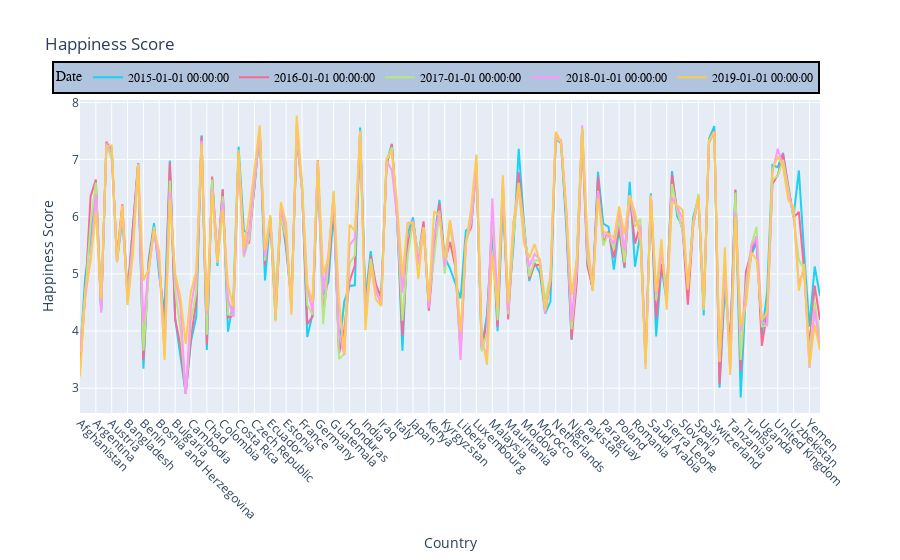

Source (notebook cell):
### Markdown cell above
### Build plots

### Code cell
fig = px.line(df_all, 
        title='Happiness Score',
        x='Country', 
        y='Happiness Score',
        color='Date')
fig.update_xaxes(tickangle=45)
fig.update_layout(
    legend=dict(
        orientation="h",
        yanchor="bottom",
        xanchor="right",
        y = 1.02,
        x = 1,
        title_font_family="Times New Roman",
        font=dict(
            family="Courier",
            size=12,
            color="black"
        ),
        bgcolor="LightSteelBlue",
        bordercolor="Black",
        borderwidth=2
    )
)

### Figure 1 — Plotly figure (JSON) as saved in the notebook; plotly's stock layout.template omitted (floating-point values rounded to 4 significant figures; data arrays with more than 128 entries replaced by an {"elided": "..."} marker saying what was removed)
{"data": [{"hovertemplate": "Date=2015-01-01 00:00:00<br>Country=%{x}<br>Happiness Score=%{y}<extra></extra>", "legendgroup": "2015-01-01 00:00:00", "line": {"color": "#19d3f3", "dash": "solid"}, "mode": "lines", "name": "2015-01-01 00:00:00", "orientation": "v", "showlegend": true, "type": "scatter", "x": {"elided": "141 str values"}, "xaxis": "x", "y": {"elided": "141 float values"}, "yaxis": "y"}, {"hovertemplate": "Date=2016-01-01 00:00:00<br>Country=%{x}<br>Happiness Score=%{y}<extra></extra>", "legendgroup": "2016-01-01 00:00:00", "line": {"color": "#FF6692", "dash": "solid"}, "mode": "lines", "name": "2016-01-01 00:00:00", "orientation": "v", "showlegend": true, "type": "scatter", "x": {"elided": "141 str values"}, "xaxis": "x", "y": {"elided": "141 float values"}, "yaxis": "y"}, {"hovertemplate": "Date=2017-01-01 00:00:00<br>Country=%{x}<br>Happiness Score=%{y}<extra></extra>", "legendgroup": "2017-01-01 00:00:00", "line": {"color": "#B6E880", "dash": "solid"}, "mode": "lines", "name": "2017-01-01 00:00:00", "orientation": "v", "showlegend": true, "type": "scatter", "x": {"elided": "141 str values"}, "xaxis": "x", "y": {"elided": "141 float values"}, "yaxis": "y"}, {"hovertemplate": "Date=2018-01-01 00:00:00<br>Country=%{x}<br>Happiness Score=%{y}<extra></extra>", "legendgroup": "2018-01-01 00:00:00", "line": {"color": "#FF97FF", "dash": "solid"}, "mode": "lines", "name": "2018-01-01 00:00:00", "orientation": "v", "showlegend": true, "type": "scatter", "x": {"elided": "141 str values"}, "xaxis": "x", "y": {"elided": "141 float values"}, "yaxis": "y"}, {"hovertemplate": "Date=2019-01-01 00:00:00<br>Country=%{x}<br>Happiness Score=%{y}<extra></extra>", "legendgroup": "2019-01-01 00:00:00", "line": {"color": "#FECB52", "dash": "solid"}, "mode": "lines", "name": "2019-01-01 00:00:00", "orientation": "v", "showlegend": true, "type": "scatter", "x": {"elided": "141 str values"}, "xaxis": "x", "y": {"elided": "141 float values"}, "yaxis": "y"}], "layout": {"legend": {"bgcolor": "LightSteelBlue", "bordercolor": "Black", "borderwidth": 2, "font": {"color": "black", "family": "Courier", "size": 12}, "orientation": "h", "title": {"font": {"family": "Times New Roman"}, "text": "Date"}, "tracegroupgap": 0, "x": 1, "xanchor": "right", "y": 1.02, "yanchor": "bottom"}, "title": {"text": "Happiness Score"}, "xaxis": {"anchor": "y", "domain": [0, 1], "tickangle": 45, "title": {"text": "Country"}}, "yaxis": {"anchor": "x", "domain": [0, 1], "title": {"text": "Happiness Score"}}}}
